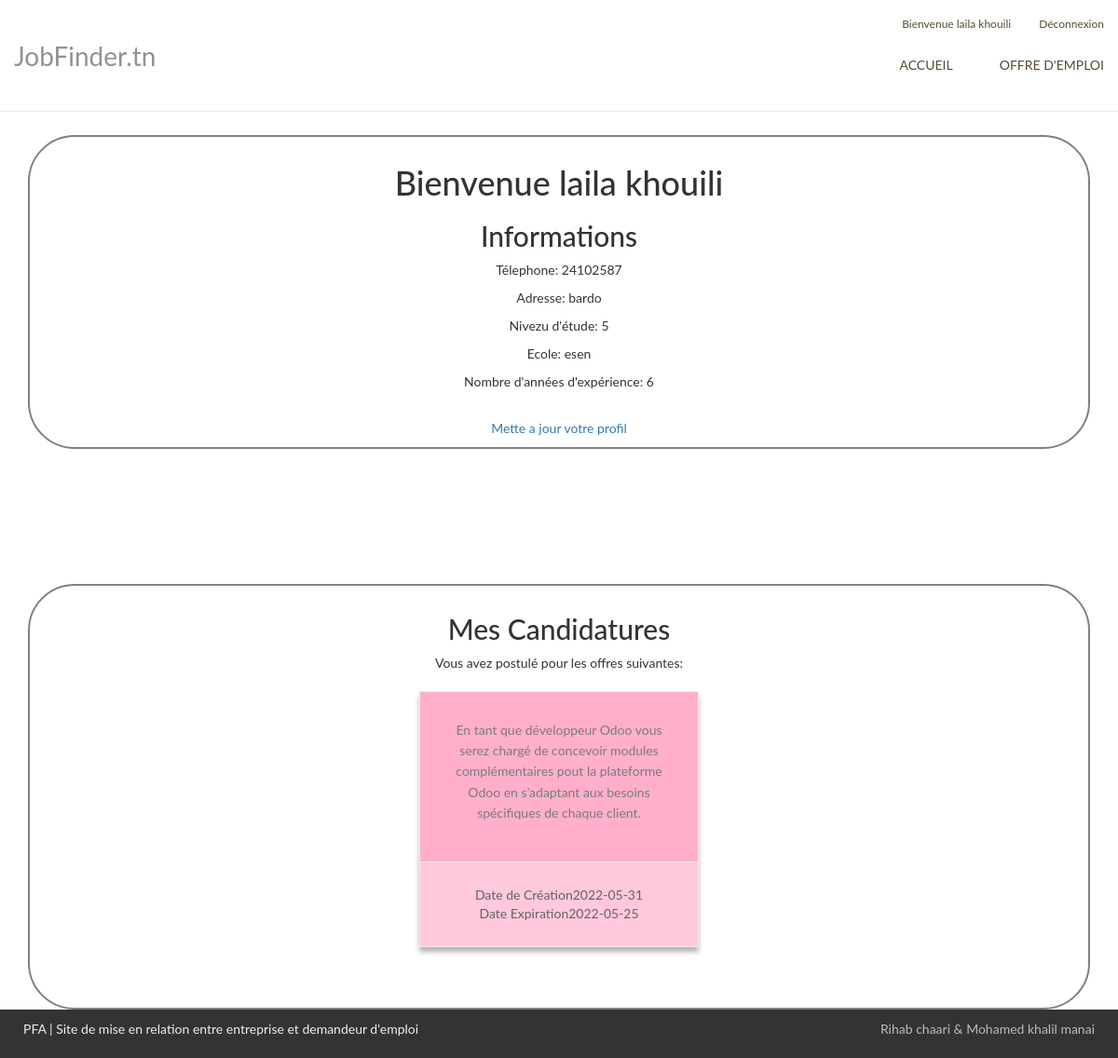
/index.php?controller=candidat&action=profil (signed in), run on the app's committed database.
### tables this page shows
CREATE TABLE `candidat` (
  `id_candidat` int(11) NOT NULL,
  `nom_prenom` varchar(255) NOT NULL,
  `tel` int(10) NOT NULL,
  `adresse` varchar(255) NOT NULL,
  `niveau_etude` int(50) NOT NULL,
  `ecole` varchar(255) NOT NULL,
  `nb_exp` int(50) NOT NULL,
  `id_user` int(50) NOT NULL
);

CREATE TABLE `candidature` (
  `id_candidat` int(11) NOT NULL,
  `id_offre` int(11) NOT NULL,
  `date_candidature` date NOT NULL
);

CREATE TABLE `offreemploi` (
  `id_offre` int(11) NOT NULL,
  `date` varchar(255) NOT NULL,
  `date_exp` varchar(255) NOT NULL,
  `description` varchar(255) NOT NULL,
  `id_recruteur` int(11) NOT NULL
);

### model/Model.php (called while the page is built, shortened)
<?php
class Model{
	protected static $pdo;
	public static function Init(){
		$host = Conf::getHostname();
		$dbname = Conf::getDatabase();
		$login = Conf::getLogin();
		$pass = Conf::getPassword();
		try{
			self::$pdo = new PDO("mysql:host=$host;dbname=$dbname",$login,$pass);
			} catch(PDOException $e) {
				die ($e->getMessage());
			}
	}
	public static function getCandidature($id){
		$sql = "SELECT id_offre FROM `candidature` WHERE id_candidat=". $id;
		$req_prep = Model::$pdo->prepare($sql);
		$req_prep->execute();
		$req_prep->setFetchMode(PDO::FETCH_CLASS, 'Model');
			  if ($req_prep->rowCount() != 0){
				$rslt = $req_prep->fetchAll();
				return $rslt;
				  die();
				}else{
				return null;
				die();
			  }
	}
    public static function select($cle_primaire) {
	    $sql = "SELECT * from ".static::$table." WHERE ".static::$primary."=:cle_primaire";
	    $req_prep = self::$pdo->prepare($sql);
	    $req_prep->bindParam(":cle_primaire", $cle_primaire);
	    $req_prep->execute();
	    $req_prep->setFetchMode(PDO::FETCH_CLASS, 'Model');
	    if ($req_prep->rowCount()==0){
			return null;
			die();
	  	}else{
			$rslt = $req_prep->fetch();
			return $rslt;
		}
  	}
}

### view/candidat/viewProfilCandidat.php (the view, shortened to what this page needs)
<?php
$r= new ModelOffreEmploi();
?>
<div class="container">
  <div class="containerBee">
    <h1>Bienvenue <?php echo $user->nom_prenom ?></h1>
    <h2>Informations </h2>
    <p>Télephone: <?php echo $user->tel ?></p>
    <p>Adresse: <?php echo $user->adresse ?></p>
    <p>Nivezu d'étude: <?php echo $user->niveau_etude ?></p>
    <p>Ecole: <?php echo $user->ecole ?></p>
    <p>Nombre d'années d'expérience: <?php echo $user->nb_exp ?></p>
     <a href="index.php?controller=candidat&action=update">Mette a jour votre profil</a>
  </div>
  <div class="containerBee">
    <h2>Mes Candidatures </h2>
    <p>Vous avez postulé pour les offres suivantes:</p>
  <?php
  $output =' <div class="card-offre">';
  foreach ($offres as $offre) {
    $o = $r->select($offre->id_offre);
    $output .=' <div class="basic-card basic-card-light">
    <div class="card-content" style="background-color:#ffafcc;">
        <p class="card-text" >'.$o->description .'
        </p>
    </div>
    <div class="card-link" style="background-color:#ffc8dd;">
        <a href="#" title="Read Full"><span>Date de Création'.$o->date_exp .'</span></a><br>
        <a href="#" title="Read Full"><span>Date Expiration'.$o->date .'</span></a>';
    $output .=' </div> </div>';
    }
    echo $output;
  ?>
    </div>
  </div>
</div>

### view/header.php (shortened to what this page needs)
<header>
		<nav id="main-navbar" class="navbar navbar-default navbar-fixed-top">
			<div class="container navbar-container">
				<div class="navbar-header">
					<a class="navbar-brand" href="#">JobFinder.tn</a>
				</div>
				<div id="navbar" class="navbar-collapse collapse">
					<ul class="nav navbar-nav navbar-right">
						<li><a href="http://127.0.0.1/LAMESN/PFA_final/">Accueil</a></li>
						<li><a href="index.php?controller=offreEmploi&action=All">offre d'emploi</a></li>
					</ul>
				</div>
				<div class="top-social">
					<ul id="top-social-menu">
						<li><a href="#"><i class="fa fa-twitter"></i></a></li>
						<li><a href="#"><i class="fa fa-facebook"></i></a></li>
						<?php
							if(isset($_SESSION['id'])){
								$user = $_SESSION["user"];
								if($_SESSION['is_recruteur'] == 1){ ?>
									<li><a href="index.php?controller=recruteur&action=profil"> Bienvenue <?php  echo $user->raison_social ?></a></li>
								<?php	}else if($_SESSION['is_recruteur'] == 0){ ?>
									<li><a href="index.php?controller=candidat&action=profil"> Bienvenue <?php echo $user->nom_prenom ?></a></li>
									<?php	}
								?>
								<li><a href="index.php?controller=user&action=logout"> Déconnexion</a></li>
						<?php	} ?>
						</ul>
				</div>
			</div>
		</nav>
	</header>

### styles/styles.css (style rules this page uses)
body { font-family: "Open Sans", Helvetica, sans-serif; }
.navbar { opacity: 0.8; margin-bottom: 0; background-color: #fff; transition: all 0.2s ease-out; }
.navbar-container { position: relative; }
.navbar .navbar-nav li a { font-size: 14px; text-transform: uppercase; color: #2E1C05; transition: all 0.2s ease-out; }
.navbar-brand { font-size: 25px; transition: all 0.2s ease-out; color: rgba(200,100,0,0.8); }
#top-social-menu { display: none; }
@media (min-width: 768px) { .navbar { height: 120px; } }
@media (min-width: 768px) { .navbar-nav>li>a { padding: 0; margin-top: 35px; margin-left: 50px; line-height: 70px; } }
@media (min-width: 768px) { .navbar-brand { font-size: 28px; padding: 0; height: 120px; line-height: 120px; } }
@media (min-width: 768px) { #top-social-menu { display: initial; } }
@media (min-width: 768px) { .navbar-nav>li>a::after { position: absolute; top: 80%; left: 0; width: 100%; height: 1px; background: #2E1C05; content: ''; opacity: 0; transition: height 0.3s, opacity 0.3s, transform 0.3s; transform: translateY(-10px); } }
#top-social-menu { position: absolute; top: 7px; right: 0; font-size: 12px; z-index: 101; padding-right: 0px; list-style: none; color: #2E1C05; transition: all 0.2s ease-out; }
#top-social-menu li { float: left; padding: 10px 15px; }
#top-social-menu li:last-child { padding-right: 0; }
#top-social-menu li a { text-decoration: none; color: #2E1C05; }
* { box-sizing: border-box; font-family: "Lato", sans-serif; margin: 0; padding: 0; }
ul { list-style: none; padding-left: 0; }
body { display: flex; min-height: 100vh; flex-direction: column; }
.container { flex: 1; }
.containerBee { margin-top: 145px; text-align: center; border: 2px solid gray; border-radius: 50px; padding: 10px; }
.basic-card { width:300px; position: relative; -webkit-box-shadow: 0px 5px 5px 0px rgba(0,0,0,0.3); -moz-box-shadow: 0px 5px 5px 0px rgba(0,0,0,0.3); -o-box-shadow: 0px 5px 5px 0px rgba(0,0,0,0.3); box-shadow: 0px 5px 5px 0px rgba(0,0,0,0.3); }
.basic-card .card-content { padding: 30px; }
.basic-card .card-text { line-height: 1.6; }
.basic-card .card-link { padding: 25px; width: -webkit-fill-available; }
.basic-card .card-link a { text-decoration: none; position: relative; padding: 10px 0px; }
.basic-card .card-link a:after { top: 30px; content: ""; display: block; height: 2px; left: 50%; position: absolute; width: 0; -webkit-transition: width 0.3s ease 0s, left 0.3s ease 0s; -moz-transition: width 0.3s ease 0s, left 0.3s ease 0s; -o-transition: width 0.3s ease 0s, left 0.3s ease 0s; transition: width 0.3s ease 0s, left 0.3s ease 0s; }
.basic-card-light { border: 1px solid #eee; display: inline-block; margin: 10px; }
.basic-card-light .card-title, .basic-card-light .card-link a { color: #636363; }
.basic-card-light .card-text { color: #7b7b7b; }
.basic-card-light .card-link { border-top: 1px solid #eee; }
.basic-card-light .card-link a:after { background:#636363; }
.card-offre { font-family: sans-serif; margin-bottom: 45px; text-align: center; }

### data on the page
candidat: nom_prenom "laila khouili", tel "24102587", adresse "bardo", niveau_etude "5", ecole "esen", nb_exp "6"
candidature: id_offre.description "En tant que développeur Odoo vous serez chargé de concevoir modules complémentaires pout la plateforme Odoo en s’adaptant aux besoins spécifiques de chaque client.", id_offre.date_exp "2022-05-31", id_offre.date "2022-05-25"
